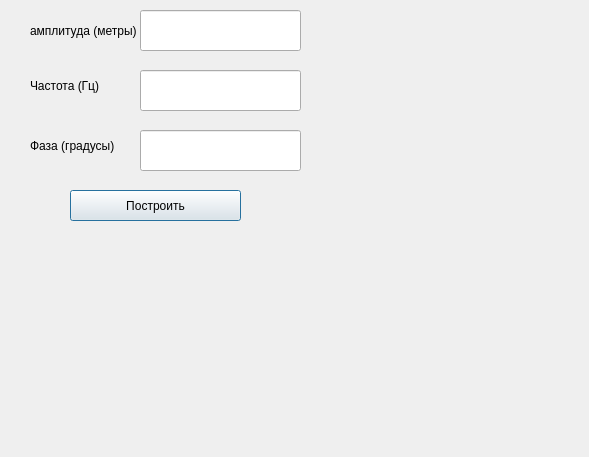
<?xml version="1.0" encoding="UTF-8"?>
<ui version="4.0">
 <class>Dialog</class>
 <widget class="QDialog" name="Dialog">
  <property name="geometry">
   <rect>
    <x>0</x>
    <y>0</y>
    <width>589</width>
    <height>457</height>
   </rect>
  </property>
  <property name="windowTitle">
   <string>Dialog</string>
  </property>
  <widget class="QLabel" name="label">
   <property name="geometry">
    <rect>
     <x>30</x>
     <y>10</y>
     <width>141</width>
     <height>41</height>
    </rect>
   </property>
   <property name="text">
    <string>амплитуда (метры)</string>
   </property>
  </widget>
  <widget class="QLabel" name="label_2">
   <property name="geometry">
    <rect>
     <x>30</x>
     <y>70</y>
     <width>101</width>
     <height>31</height>
    </rect>
   </property>
   <property name="text">
    <string>Частота (Гц)</string>
   </property>
  </widget>
  <widget class="QLabel" name="label_3">
   <property name="geometry">
    <rect>
     <x>30</x>
     <y>130</y>
     <width>111</width>
     <height>31</height>
    </rect>
   </property>
   <property name="text">
    <string>Фаза (градусы)</string>
   </property>
  </widget>
  <widget class="QLineEdit" name="lineEdit">
   <property name="geometry">
    <rect>
     <x>140</x>
     <y>10</y>
     <width>161</width>
     <height>41</height>
    </rect>
   </property>
  </widget>
  <widget class="QLineEdit" name="lineEdit_2">
   <property name="geometry">
    <rect>
     <x>140</x>
     <y>70</y>
     <width>161</width>
     <height>41</height>
    </rect>
   </property>
  </widget>
  <widget class="QLineEdit" name="lineEdit_3">
   <property name="geometry">
    <rect>
     <x>140</x>
     <y>130</y>
     <width>161</width>
     <height>41</height>
    </rect>
   </property>
  </widget>
  <widget class="QPushButton" name="pushButton">
   <property name="geometry">
    <rect>
     <x>70</x>
     <y>190</y>
     <width>171</width>
     <height>31</height>
    </rect>
   </property>
   <property name="text">
    <string>Построить</string>
   </property>
  </widget>
 </widget>
 <resources/>
 <connections/>
</ui>
